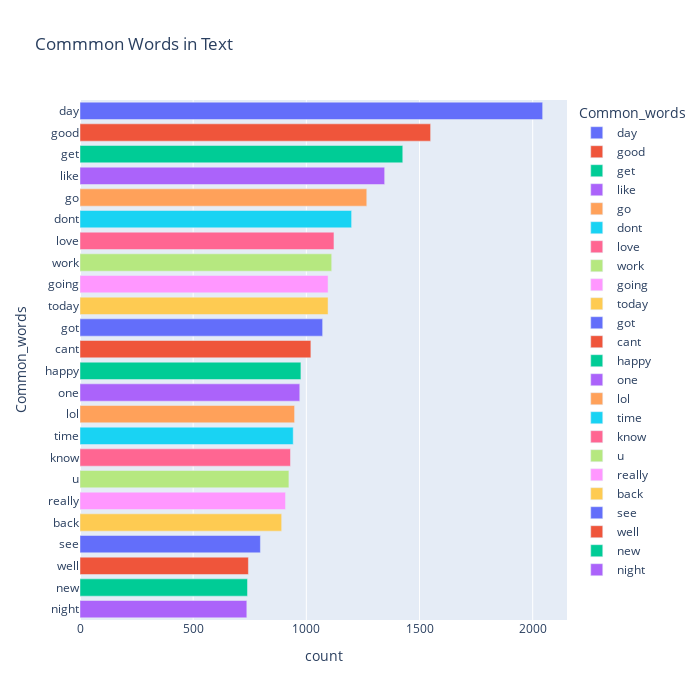

The cell this chart's notebook holds for it:
### Code cell
fig = px.bar(temp, x="count", y="Common_words", title='Commmon Words in Text', orientation='h', 
             width=700, height=700,color='Common_words')
fig.show()

### Figure 1 — Plotly figure (JSON) as saved in the notebook; plotly's stock layout.template omitted (floating-point values rounded to 4 significant figures)
{"data": [{"alignmentgroup": "True", "hovertemplate": "Common_words=%{y}<br>count=%{x}<extra></extra>", "legendgroup": "day", "marker": {"color": "#636efa", "pattern": {"shape": ""}}, "name": "day", "offsetgroup": "day", "orientation": "h", "showlegend": true, "textposition": "auto", "type": "bar", "x": [2044], "xaxis": "x", "y": ["day"], "yaxis": "y"}, {"alignmentgroup": "True", "hovertemplate": "Common_words=%{y}<br>count=%{x}<extra></extra>", "legendgroup": "good", "marker": {"color": "#EF553B", "pattern": {"shape": ""}}, "name": "good", "offsetgroup": "good", "orientation": "h", "showlegend": true, "textposition": "auto", "type": "bar", "x": [1549], "xaxis": "x", "y": ["good"], "yaxis": "y"}, {"alignmentgroup": "True", "hovertemplate": "Common_words=%{y}<br>count=%{x}<extra></extra>", "legendgroup": "get", "marker": {"color": "#00cc96", "pattern": {"shape": ""}}, "name": "get", "offsetgroup": "get", "orientation": "h", "showlegend": true, "textposition": "auto", "type": "bar", "x": [1426], "xaxis": "x", "y": ["get"], "yaxis": "y"}, {"alignmentgroup": "True", "hovertemplate": "Common_words=%{y}<br>count=%{x}<extra></extra>", "legendgroup": "like", "marker": {"color": "#ab63fa", "pattern": {"shape": ""}}, "name": "like", "offsetgroup": "like", "orientation": "h", "showlegend": true, "textposition": "auto", "type": "bar", "x": [1346], "xaxis": "x", "y": ["like"], "yaxis": "y"}, {"alignmentgroup": "True", "hovertemplate": "Common_words=%{y}<br>count=%{x}<extra></extra>", "legendgroup": "go", "marker": {"color": "#FFA15A", "pattern": {"shape": ""}}, "name": "go", "offsetgroup": "go", "orientation": "h", "showlegend": true, "textposition": "auto", "type": "bar", "x": [1267], "xaxis": "x", "y": ["go"], "yaxis": "y"}, {"alignmentgroup": "True", "hovertemplate": "Common_words=%{y}<br>count=%{x}<extra></extra>", "legendgroup": "dont", "marker": {"color": "#19d3f3", "pattern": {"shape": ""}}, "name": "dont", "offsetgroup": "dont", "orientation": "h", "showlegend": true, "textposition": "auto", "type": "bar", "x": [1200], "xaxis": "x", "y": ["dont"], "yaxis": "y"}, {"alignmentgroup": "True", "hovertemplate": "Common_words=%{y}<br>count=%{x}<extra></extra>", "legendgroup": "love", "marker": {"color": "#FF6692", "pattern": {"shape": ""}}, "name": "love", "offsetgroup": "love", "orientation": "h", "showlegend": true, "textposition": "auto", "type": "bar", "x": [1122], "xaxis": "x", "y": ["love"], "yaxis": "y"}, {"alignmentgroup": "True", "hovertemplate": "Common_words=%{y}<br>count=%{x}<extra></extra>", "legendgroup": "work", "marker": {"color": "#B6E880", "pattern": {"shape": ""}}, "name": "work", "offsetgroup": "work", "orientation": "h", "showlegend": true, "textposition": "auto", "type": "bar", "x": [1112], "xaxis": "x", "y": ["work"], "yaxis": "y"}, {"alignmentgroup": "True", "hovertemplate": "Common_words=%{y}<br>count=%{x}<extra></extra>", "legendgroup": "going", "marker": {"color": "#FF97FF", "pattern": {"shape": ""}}, "name": "going", "offsetgroup": "going", "orientation": "h", "showlegend": true, "textposition": "auto", "type": "bar", "x": [1096], "xaxis": "x", "y": ["going"], "yaxis": "y"}, {"alignmentgroup": "True", "hovertemplate": "Common_words=%{y}<br>count=%{x}<extra></extra>", "legendgroup": "today", "marker": {"color": "#FECB52", "pattern": {"shape": ""}}, "name": "today", "offsetgroup": "today", "orientation": "h", "showlegend": true, "textposition": "auto", "type": "bar", "x": [1096], "xaxis": "x", "y": ["today"], "yaxis": "y"}, {"alignmentgroup": "True", "hovertemplate": "Common_words=%{y}<br>count=%{x}<extra></extra>", "legendgroup": "got", "marker": {"color": "#636efa", "pattern": {"shape": ""}}, "name": "got", "offsetgroup": "got", "orientation": "h", "showlegend": true, "textposition": "auto", "type": "bar", "x": [1072], "xaxis": "x", "y": ["got"], "yaxis": "y"}, {"alignmentgroup": "True", "hovertemplate": "Common_words=%{y}<br>count=%{x}<extra></extra>", "legendgroup": "cant", "marker": {"color": "#EF553B", "pattern": {"shape": ""}}, "name": "cant", "offsetgroup": "cant", "orientation": "h", "showlegend": true, "textposition": "auto", "type": "bar", "x": [1020], "xaxis": "x", "y": ["cant"], "yaxis": "y"}, {"alignmentgroup": "True", "hovertemplate": "Common_words=%{y}<br>count=%{x}<extra></extra>", "legendgroup": "happy", "marker": {"color": "#00cc96", "pattern": {"shape": ""}}, "name": "happy", "offsetgroup": "happy", "orientation": "h", "showlegend": true, "textposition": "auto", "type": "bar", "x": [976], "xaxis": "x", "y": ["happy"], "yaxis": "y"}, {"alignmentgroup": "True", "hovertemplate": "Common_words=%{y}<br>count=%{x}<extra></extra>", "legendgroup": "one", "marker": {"color": "#ab63fa", "pattern": {"shape": ""}}, "name": "one", "offsetgroup": "one", "orientation": "h", "showlegend": true, "textposition": "auto", "type": "bar", "x": [971], "xaxis": "x", "y": ["one"], "yaxis": "y"}, {"alignmentgroup": "True", "hovertemplate": "Common_words=%{y}<br>count=%{x}<extra></extra>", "legendgroup": "lol", "marker": {"color": "#FFA15A", "pattern": {"shape": ""}}, "name": "lol", "offsetgroup": "lol", "orientation": "h", "showlegend": true, "textposition": "auto", "type": "bar", "x": [948], "xaxis": "x", "y": ["lol"], "yaxis": "y"}, {"alignmentgroup": "True", "hovertemplate": "Common_words=%{y}<br>count=%{x}<extra></extra>", "legendgroup": "time", "marker": {"color": "#19d3f3", "pattern": {"shape": ""}}, "name": "time", "offsetgroup": "time", "orientation": "h", "showlegend": true, "textposition": "auto", "type": "bar", "x": [942], "xaxis": "x", "y": ["time"], "yaxis": "y"}, {"alignmentgroup": "True", "hovertemplate": "Common_words=%{y}<br>count=%{x}<extra></extra>", "legendgroup": "know", "marker": {"color": "#FF6692", "pattern": {"shape": ""}}, "name": "know", "offsetgroup": "know", "orientation": "h", "showlegend": true, "textposition": "auto", "type": "bar", "x": [930], "xaxis": "x", "y": ["know"], "yaxis": "y"}, {"alignmentgroup": "True", "hovertemplate": "Common_words=%{y}<br>count=%{x}<extra></extra>", "legendgroup": "u", "marker": {"color": "#B6E880", "pattern": {"shape": ""}}, "name": "u", "offsetgroup": "u", "orientation": "h", "showlegend": true, "textposition": "auto", "type": "bar", "x": [923], "xaxis": "x", "y": ["u"], "yaxis": "y"}, {"alignmentgroup": "True", "hovertemplate": "Common_words=%{y}<br>count=%{x}<extra></extra>", "legendgroup": "really", "marker": {"color": "#FF97FF", "pattern": {"shape": ""}}, "name": "really", "offsetgroup": "really", "orientation": "h", "showlegend": true, "textposition": "auto", "type": "bar", "x": [908], "xaxis": "x", "y": ["really"], "yaxis": "y"}, {"alignmentgroup": "True", "hovertemplate": "Common_words=%{y}<br>count=%{x}<extra></extra>", "legendgroup": "back", "marker": {"color": "#FECB52", "pattern": {"shape": ""}}, "name": "back", "offsetgroup": "back", "orientation": "h", "showlegend": true, "textposition": "auto", "type": "bar", "x": [891], "xaxis": "x", "y": ["back"], "yaxis": "y"}, {"alignmentgroup": "True", "hovertemplate": "Common_words=%{y}<br>count=%{x}<extra></extra>", "legendgroup": "see", "marker": {"color": "#636efa", "pattern": {"shape": ""}}, "name": "see", "offsetgroup": "see", "orientation": "h", "showlegend": true, "textposition": "auto", "type": "bar", "x": [797], "xaxis": "x", "y": ["see"], "yaxis": "y"}, {"alignmentgroup": "True", "hovertemplate": "Common_words=%{y}<br>count=%{x}<extra></extra>", "legendgroup": "well", "marker": {"color": "#EF553B", "pattern": {"shape": ""}}, "name": "well", "offsetgroup": "well", "orientation": "h", "showlegend": true, "textposition": "auto", "type": "bar", "x": [744], "xaxis": "x", "y": ["well"], "yaxis": "y"}, {"alignmentgroup": "True", "hovertemplate": "Common_words=%{y}<br>count=%{x}<extra></extra>", "legendgroup": "new", "marker": {"color": "#00cc96", "pattern": {"shape": ""}}, "name": "new", "offsetgroup": "new", "orientation": "h", "showlegend": true, "textposition": "auto", "type": "bar", "x": [740], "xaxis": "x", "y": ["new"], "yaxis": "y"}, {"alignmentgroup": "True", "hovertemplate": "Common_words=%{y}<br>count=%{x}<extra></extra>", "legendgroup": "night", "marker": {"color": "#ab63fa", "pattern": {"shape": ""}}, "name": "night", "offsetgroup": "night", "orientation": "h", "showlegend": true, "textposition": "auto", "type": "bar", "x": [737], "xaxis": "x", "y": ["night"], "yaxis": "y"}], "layout": {"barmode": "relative", "height": 700, "legend": {"title": {"text": "Common_words"}, "tracegroupgap": 0}, "title": {"text": "Commmon Words in Text"}, "width": 700, "xaxis": {"anchor": "y", "domain": [0, 1], "title": {"text": "count"}}, "yaxis": {"anchor": "x", "categoryarray": ["night", "new", "well", "see", "back", "really", "u", "know", "time", "lol", "one", "happy", "cant", "got", "today", "going", "work", "love", "dont", "go", "like", "get", "good", "day"], "categoryorder": "array", "domain": [0, 1], "title": {"text": "Common_words"}}}}
